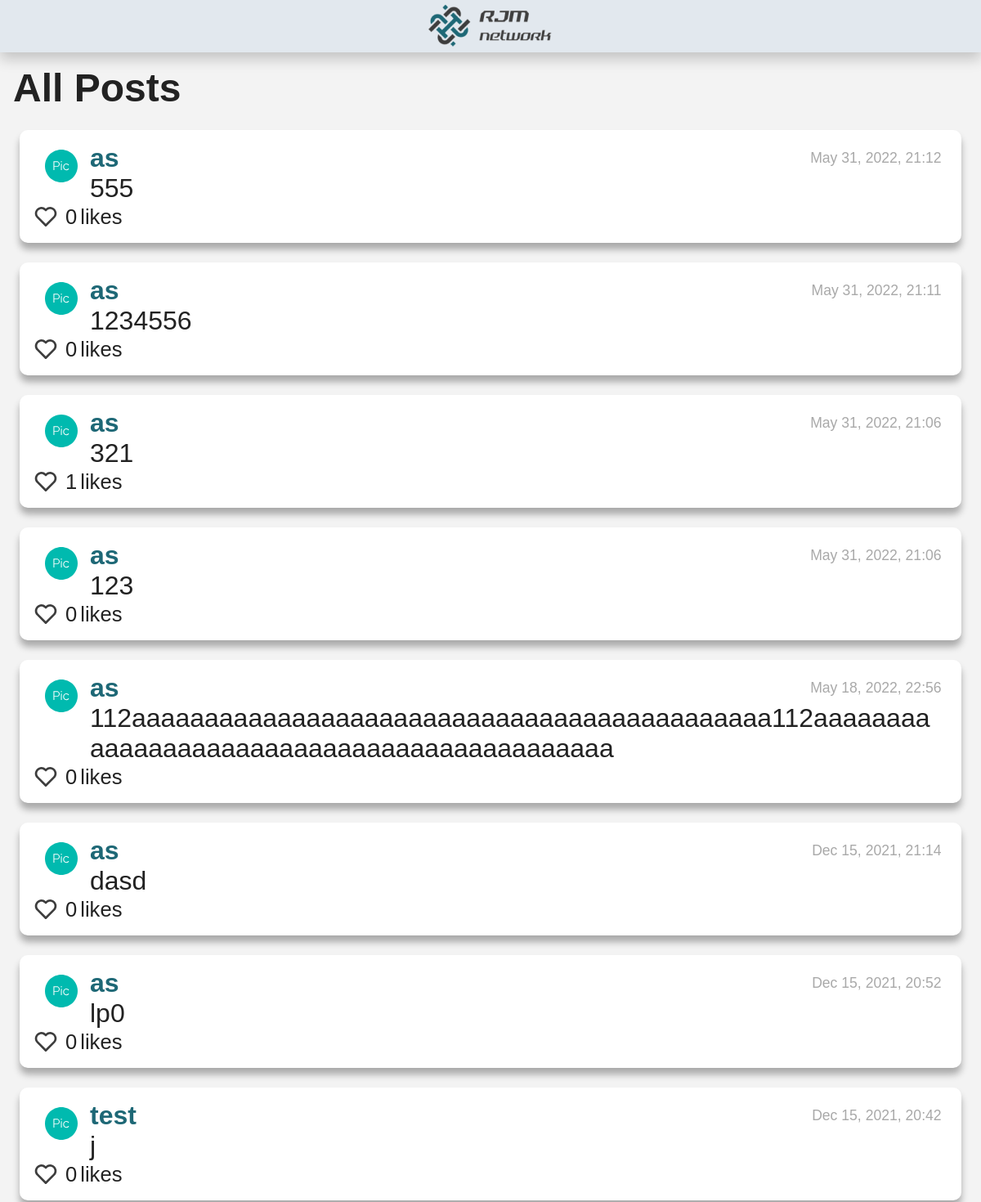
The app's page / (upper part), older data.
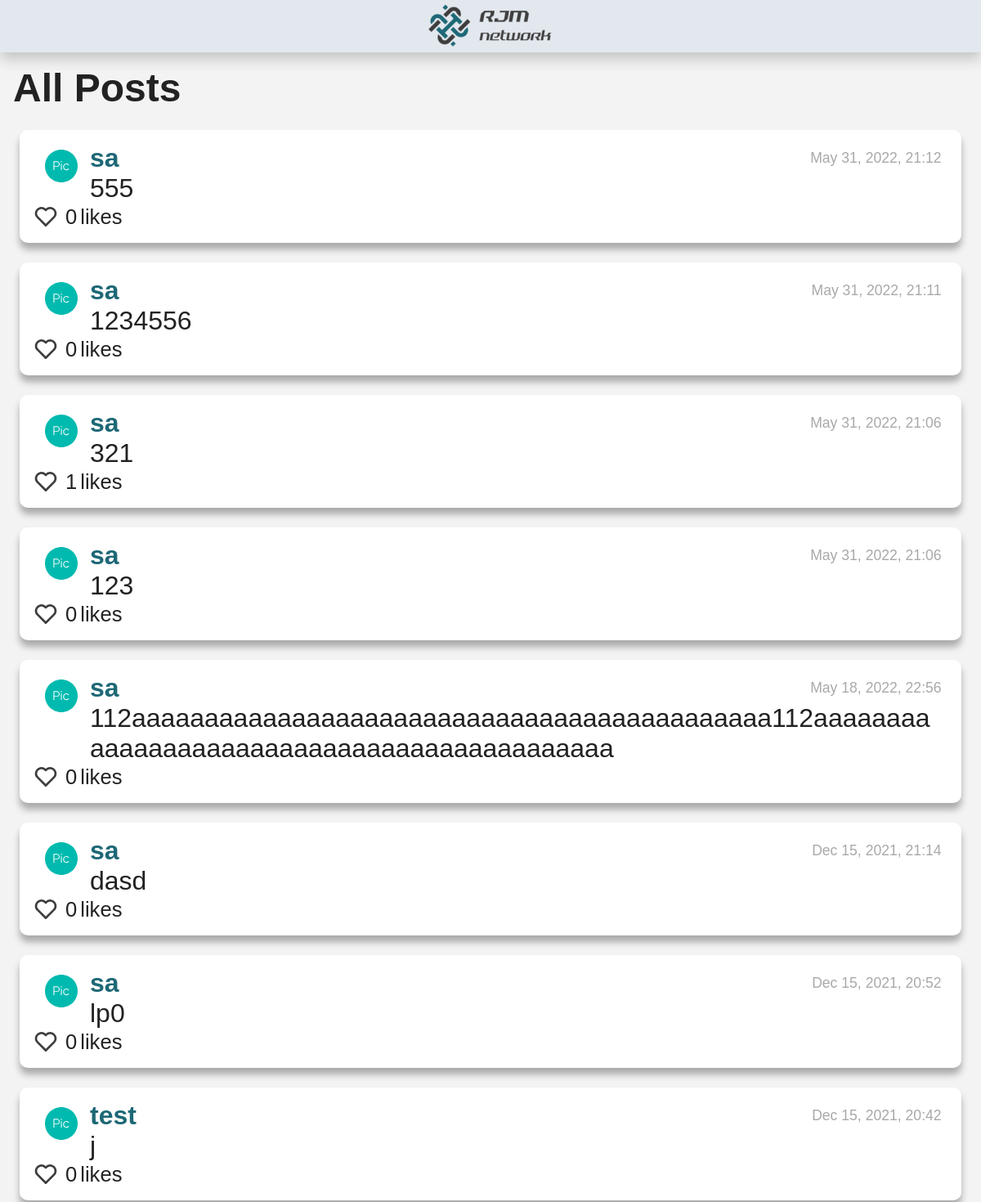
The same page, newer data.
### network/models.py (models this page shows, shortened)
class NewPost(models.Model):
    poster = models.ForeignKey(User, on_delete=models.PROTECT, related_name="posts_posted")
    description = models.TextField(blank=False)
    date_added = models.DateTimeField(auto_now_add=True)

class User(AbstractUser):
    pass

### network/views.py (the view)
# urls.py: path("", views.index, name="index"),
def index(request):
    all_posts = NewPost.objects.select_related('poster')
    total_posts=all_posts.count()
    total_pages=math.ceil(total_posts/10)
    list_total_pages = []
    for i in range(2, total_pages+1):
        list_total_pages.append(i)
    all_posts = all_posts.order_by("-date_added")[:10]
    all_likers = Likers.objects.all()
    for post in all_posts:
        post.date_added = (post.date_added.strftime("%b %d, %Y, %H:%M"))
        post.number_likes=0
        likers = all_likers.filter(post=post.id)
        likers_id = []
        for each_liker in likers:
            post.likers = each_liker.liker.all()
            post.number_likes = each_liker.liker.count()
            for each in each_liker.liker.all():
                likers_id.append(each.id)
            post.likers_id = likers_id
    return render(request, "network/index.html", {
        "all_posts": all_posts,
        "list_total_pages":list_total_pages,
    })

### network/templates/network/index.html (shortened to what this page needs)
{% extends "network/layout.html" %}
{% load static %}
{% block body %}
    <h3> All Posts</h3>
    <div id="all_posts_view">
        <div id="page_0">
            {% if all_posts %}
                {% for post in all_posts %}
                    <div id="posts_style">
                        <div id="posts-flex-order">
                            <div id="posts-flex-order-child1">
                            </div>
                            <div id="posts-flex-order-child2">
                                <div id="posts-first-line">
                                    <a id="profile"  href="profile/{{ post.poster.id }}">{{ post.poster }}</a>
                                    <div id="post-{{post.date_added}}" class="date_post"> {{ post.date_added }}</div>
                                </div>
                                <div id="post-description-{{post.id}}" class="description_post"> {{ post.description }} </div>
                            </div>
                        </div>
                        <div id="like_complete">
                            {% if user.id in post.likers_id %}
                                <button class="yes_button" id="like-btn-{{post.id}}" value="heart_full" onclick="like('{{ post.id }}')">
                                    <svg id="heart-img-{{ post.id }}" alt="jacket" width="40" height="40" viewBox="0 0 40 40" fill="none" xmlns="http://www.w3.org/2000/svg">
                                        <path d="M33.6751 7.9851C32.7561 7.05963 31.6632 6.32493 30.4593 5.82324C29.2555 5.32155 27.9643 5.06277 26.6601 5.06177C24.1931 5.06217 21.8162 5.98889 20 7.65843C18.1841 5.98861 15.8071 5.06185 13.34 5.06177C12.0343 5.06313 10.7417 5.3227 9.53661 5.82555C8.33155 6.3284 7.23783 7.06459 6.31838 7.99177C2.39672 11.9301 2.39838 18.0901 6.32172 22.0118L20 35.6901L33.6784 22.0118C37.6017 18.0901 37.6034 11.9301 33.6751 7.9851Z" fill="#DA2D57"/>
                                    </svg>
                                </button>
                            {% else %}
                                <button class="yes_button" id="like-btn-{{post.id}}" value="heart_empty"  onclick="like('{{ post.id }}')">
                                    <svg id="heart-img-{{ post.id }}" alt="jacket" width="40" height="40" viewBox="0 0 40 40" fill="none" xmlns="http://www.w3.org/2000/svg">
                                        <path d="M20 7.65843C18.1841 5.98861 15.8071 5.06185 13.34 5.06177C12.0343 5.06313 10.7417 5.3227 9.53661 5.82555C8.33155 6.3284 7.23783 7.06459 6.31838 7.99177C2.39672 11.9301 2.39838 18.0901 6.32172 22.0118L18.5417 34.2318C18.825 34.7301 19.3717 35.0518 20 35.0518C20.258 35.0493 20.5119 34.9863 20.7411 34.8679C20.9704 34.7495 21.1686 34.579 21.32 34.3701L33.6784 22.0118C37.6017 18.0884 37.6017 11.9301 33.675 7.9851C32.7561 7.05963 31.6632 6.32493 30.4593 5.82324C29.2555 5.32155 27.9643 5.06277 26.66 5.06177C24.1931 5.06217 21.8162 5.98889 20 7.65843ZM31.3184 10.3418C33.9234 12.9601 33.925 17.0501 31.3217 19.6551L20 30.9768L8.67838 19.6551C6.07505 17.0501 6.07672 12.9601 8.67505 10.3484C9.94172 9.08843 11.5984 8.3951 13.34 8.3951C15.0817 8.3951 16.7317 9.08843 17.9884 10.3451L18.8217 11.1784C18.9764 11.3333 19.16 11.4562 19.3622 11.5401C19.5644 11.6239 19.7812 11.6671 20 11.6671C20.2189 11.6671 20.4357 11.6239 20.6379 11.5401C20.8401 11.4562 21.0237 11.3333 21.1784 11.1784L22.0117 10.3451C24.5317 7.8301 28.8017 7.83677 31.3184 10.3418Z" fill="#3D3D3D"/>
                                    </svg>
                                </button>
                            {% endif %}
                            <div id="like-count-{{post.id}}" class="d-inline-block">{{post.number_likes}}</div> likes
                        </div>
                    </div>
                {% endfor %}
            {% else %}
                    <li>no post</li>
            {% endif %}
        </div>
    </div>
{% endblock %}

Row changes from the older to the newer data that the page shows:
changed through a linked row, NewPost "May 31, 2022, 21:12": poster "as" → "sa"
changed through a linked row, NewPost "May 31, 2022, 21:11": poster "as" → "sa"
changed through a linked row, NewPost (number 3 of 8 on the later page): poster "as" → "sa"
changed through a linked row, NewPost (number 4 of 8 on the later page): poster "as" → "sa"
changed through a linked row, NewPost "May 18, 2022, 22:56": poster "as" → "sa"
changed through a linked row, NewPost "dasd": poster "as" → "sa"
changed through a linked row, NewPost "lp0": poster "as" → "sa"
